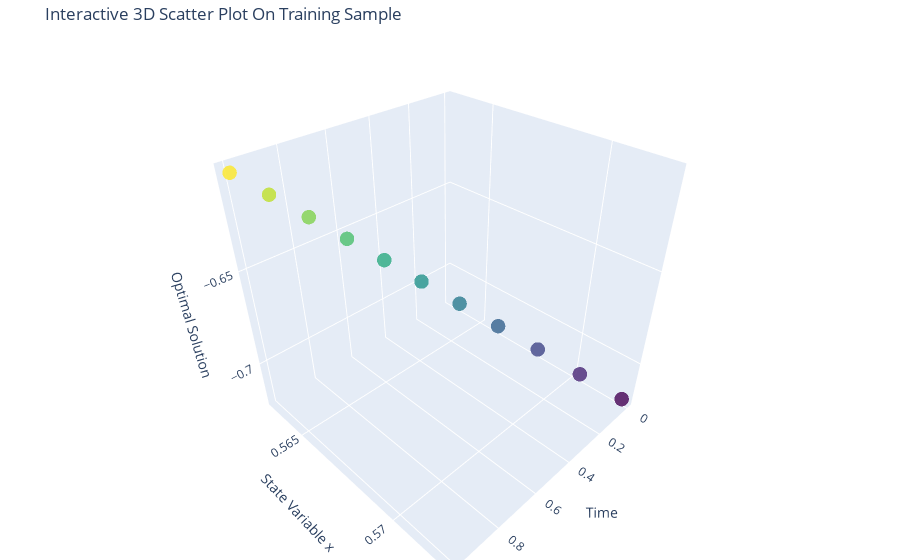

Notebook source saved alongside this figure:
### Code cell
import plotly.graph_objects as go

# Assuming x_train_np and y_train_np are your numpy arrays
# x_train_np[:, 0] -> X data
# x_train_np[:, 1] -> Y data
# y_train_np -> Z data

# Create a 3D scatter plot
fig = go.Figure(data=[go.Scatter3d(
    x=t_eval,  # X-axis data
    y=state_var[5],  # Y-axis data
    z=u[5],  # Z-axis data (adjust as needed for shape)
    mode='markers',      # Marker style
    marker=dict(
        size=5,          # Size of markers
        color=u[5],  # Color by Z-axis values
        colorscale='Viridis',  # Color scale
        opacity=0.8      # Opacity of the markers
    )
)])

# Update the layout for labels and title
fig.update_layout(
    title="Interactive 3D Scatter Plot On Training Sample",
    scene=dict(
        xaxis_title="Time",
        yaxis_title="State Variable x",
        zaxis_title="Optimal Solution"
    ),
    margin=dict(l=0, r=0, b=0, t=40)  # Tight layout
)

# Show the interactive plot
fig.show()

### Figure 1 — Plotly figure (JSON) as saved in the notebook; plotly's stock layout.template omitted (floating-point values rounded to 4 significant figures)
{"data": [{"marker": {"color": [-0.7222, -0.7102, -0.6983, -0.6865, -0.6748, -0.6632, -0.6516, -0.6402, -0.6288, -0.6175, -0.6063], "colorscale": [[0, "#440154"], [0.1111, "#482878"], [0.2222, "#3e4989"], [0.3333, "#31688e"], [0.4444, "#26828e"], [0.5556, "#1f9e89"], [0.6667, "#35b779"], [0.7778, "#6ece58"], [0.8889, "#b5de2b"], [1, "#fde725"]], "opacity": 0.8, "size": 5}, "mode": "markers", "type": "scatter3d", "x": [0, 0.1, 0.2, 0.3, 0.4, 0.5, 0.6, 0.7, 0.8, 0.9, 1], "y": [0.5722, 0.5708, 0.5695, 0.5683, 0.5672, 0.5663, 0.5654, 0.5647, 0.5641, 0.5635, 0.5631], "z": [-0.7222, -0.7102, -0.6983, -0.6865, -0.6748, -0.6632, -0.6516, -0.6402, -0.6288, -0.6175, -0.6063]}], "layout": {"margin": {"b": 0, "l": 0, "r": 0, "t": 40}, "scene": {"xaxis": {"title": {"text": "Time"}}, "yaxis": {"title": {"text": "State Variable x"}}, "zaxis": {"title": {"text": "Optimal Solution"}}}, "title": {"text": "Interactive 3D Scatter Plot On Training Sample"}}}
